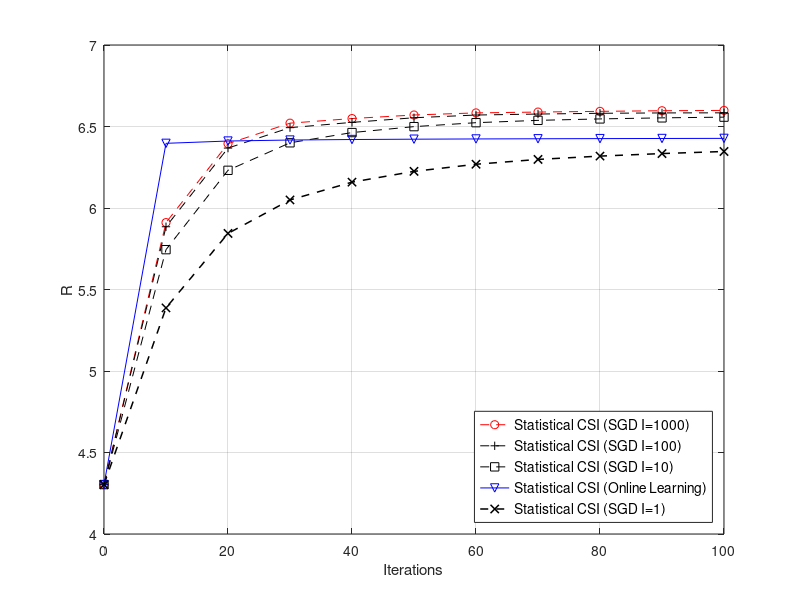

The MATLAB script that drew this image:
close all
clear all

line=1.1;
load('converge_SGD.mat','xl','rate_L');
rate_SGD=rate_L;
load('converge_SGD_bs_10.mat','xl','rate_L');
rate_SGD_10=rate_L;
load('converge_SGD_bs_1.mat','xl','rate_L');
rate_SGD_1=rate_L;
load('converge_SGD_bs_1e3.mat','xl','rate_L');
rate_SGD_1e3=rate_L;
load('converge_SCA.mat','xl','rate_L');
figure
ht=plot(xl,rate_SGD_1e3,'ro--',xl,rate_SGD,'k+--',xl,rate_SGD_10,'ks--',xl,rate_L,'bv-',xl,rate_SGD_1,'kx--','LineWidth',line);
grid on
ylabel('R'); xlabel('Iterations');
g=legend(ht, 'Statistical CSI (SGD I=1000)','Statistical CSI (SGD I=100)',...
'Statistical CSI (SGD I=10)',...    
'Statistical CSI (Online Learning)','Statistical CSI (SGD I=1)');
set(g,'Location','southeast','FontSize',10) ;